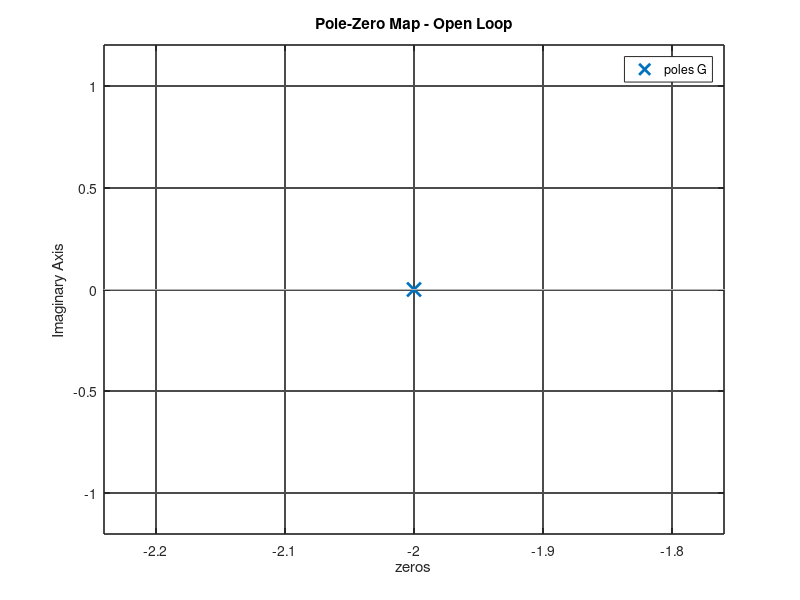

Reproduce this figure in MATLAB.
% =========================================================================
%   The script simulates the pole-zero map.
% Dependencies:
%   GNU Octave + Control Package
%   (install using: pkg install -forge control)
%
% =========================================================================


clear all;
clc;

pkg load control;

% DC Motor as a First Order System
K = 10;
tau = 0.5;

s = tf('s');
G  = K/(tau*s + 1) ;
disp("Open Loop Transfer Function: ");
G

% 2. Plotting the pzmap
figure;
pzmap(G);
title("Pole-Zero Map - Open Loop");
xlabel("zeros");
grid on;
h = gca();                      % Get handle to current axes
set(h, "gridcolor", [0.3 0.3 0.3]);    % Set to a dark gray (RGB values)
set(h, "gridlinestyle", "-");         % Solid line
set(h, "gridalpha", 1);               % Full opacity (1 = solid, 0 = transparent)
set(h, "LineWidth", 1.2);         % Thicker grid lines

% --- Save plots ---
%print("../results/pzmap.png", "-dpng");
print("/home/rain/Documents/control_projects/dc_motor_modeling/motor_first_order/results/pzmap.png","-dpng");

% --- Notes ---
%From the pzmap of a first-order system you can conclude:
%Stability (pole left or right of imaginary axis).
%Speed of response (distance of pole from origin).
%Type of response (always exponential, no oscillations) for first order systems.


